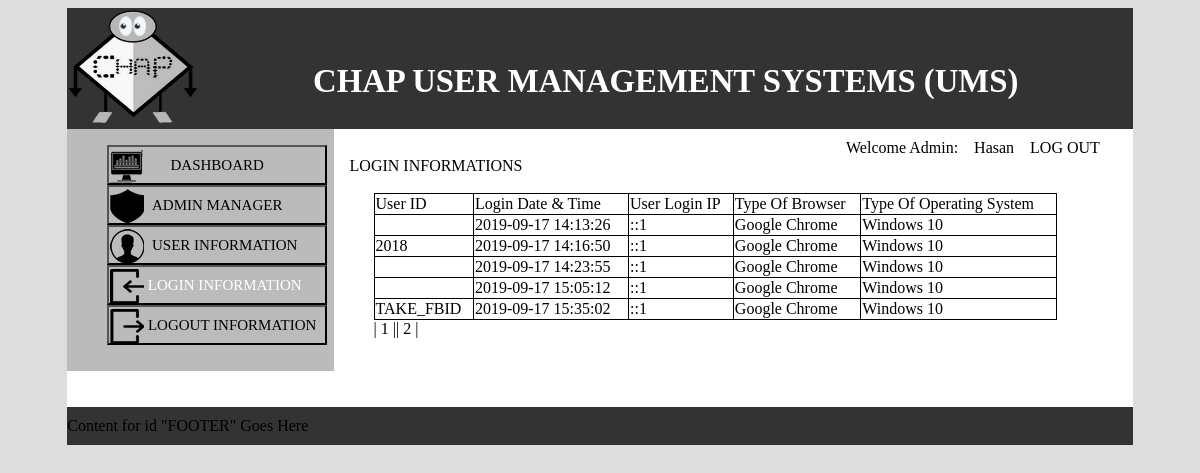
/logininfo.php (signed in), run on the app's committed database.
### tables this page shows
CREATE TABLE IF NOT EXISTS `log_in` (
  `login_id` int(6) NOT NULL AUTO_INCREMENT,
  `usrid` varchar(64) NOT NULL,
  `log_time_date` datetime NOT NULL DEFAULT CURRENT_TIMESTAMP,
  `ip` varchar(64) NOT NULL,
  `type_of_browser` varchar(35) NOT NULL,
  `opsystem` varchar(20) NOT NULL,
  PRIMARY KEY (`login_id`)
);

### PHP/dbadapter.php (called while the page is built, shortened)
<?php
$log_in="log_in";
?>

### logininfo.php (the view, shortened to what this page needs)
<?php
require_once('PHP/dbadapter.php');
?>
<?php
if(!isset($_SESSION["sess_user"]))
{
	header("Location:index.php");
}
else
{
?>
<!DOCTYPE HTML>
<html>
<head>
<link rel="stylesheet" type="text/css" href="CSS/ADMINPNL.css">
</head>
<body>
<div id="CONTAINER" class="container">
  <div id="HEADER" class="header" >
    <div id="INSERT LOGO HERE" class="LOGODIV"><img src="logo/chaplogo.png" width="132" height="117"></div>
    <div id="TITLE HERE" class="TITLEDIV">
      <h3>CHAP USER MANAGEMENT SYSTEMS (UMS)</h3>
    </div>
  </div>
  <div id="NAVBAR" class="sidebar1">
  <ul class="listViewStly">
  <li><button style="background:transparent url(logo/adminpnlicon/dashboard.png) no-repeat left center; width:220px; height:40px; "class="menubottomSTLY"  onclick="location.href='ADMINPANEL.php';"> DASHBOARD </button> </li>
<li><button style="background:transparent url(logo/adminpnlicon/adminmngr.png) no-repeat left center; width:220px; height:40px; " class="menubottomSTLY"onclick="location.href='adminmngr.php';" > ADMIN MANAGER</button></li>
    <li><button style="background: transparent url(logo/adminpnlicon/userico.png) no-repeat left center; width:220px; height:40px;" class="menubottomSTLY" onclick="location.href='usrinfo.php';"> &emsp;USER INFORMATION</button></li>
     <li><button style="background: transparent url(logo/adminpnlicon/login.png) no-repeat left center; width:220px; height:40px; color:#FFFFFF;
      "class="menubottomSTLY"onclick="location.href='logininfo.php';"> &emsp;LOGIN INFORMATION</button></li>
      <li><button style="background:transparent url(logo/adminpnlicon/logout.png) no-repeat left center; width:220px; height:40px;" class="menubottomSTLY"onclick="location.href='logoutinfo.php';" > &emsp;&nbsp; &nbsp; LOGOUT INFORMATION</button></li>
  </ul>
  </div>
  <div class="content" id="CONTENT">
   <div class="LOG_OUT	">Welcome Admin:&emsp;<?=$_SESSION['sess_user'];?>&emsp;<a href="logout.php">LOG OUT</a></div>
 <?php
}
?>
&emsp;LOGIN INFORMATIONS
     <br>
     <br>
     <div class="listtable">
   <?php
require_once('PHP/dbadapter.php');
?>
<?php
$sayfa=$_GET['sayfa'];
if (!is_numeric($sayfa) || $sayfa=="") { $sayfa=1; }
$kacar=5;
$kayit_sayisi=mysqli_fetch_array(mysqli_query($conn,"SELECT COUNT(*) FROM $log_in"));
$sayfa_sayisi=$kayit_sayisi['0']/$kacar;
if ($sayfa_sayisi%$kacar!=0) { $sayfa_sayisi++; }
$nerden=($sayfa*$kacar)-$kacar;
$nereye=($sayfa*$kacar);
$sorgu=mysqli_query($conn,"SELECT * FROM $log_in LIMIT $nerden, $nereye");
echo"<html>
<body>
<table   width=\"90%\" border=1 border-style=\"solid\" bordercolor=\"#000000\" class=\"table2\"  >
<tr >
<td>User ID</td>
<td>Login Date & Time</td>
<td>User Login IP</td>
<td>Type Of Browser</td>
<td>Type Of Operating System</td>
</tr>";
while ($veri=mysqli_fetch_array($sorgu)) {
$Userid=$veri['usrid'];
$LOGDATETIME=$veri['log_time_date'];
$LOGINIP=$veri['ip'];
$TYPEOFBROWSER=$veri['type_of_browser'];
$TYPEOFOS=$veri['opsystem'];
echo "
<tr><td >$Userid</td> <td>$LOGDATETIME</td>  <td>$LOGINIP</td>   <td>$TYPEOFBROWSER </td> <td >$TYPEOFOS</td>
</tr> ";
}
echo "
</table></body></html>";
for ($i=1; $i<=$sayfa_sayisi; $i++) {
echo "| <a href='logininfo.php?sayfa=$i'>$i </a>|";
}
?>
</div>
    <h3>&nbsp;</h3>
  </div>
<div id="FOOTER" class="footer">Content for  id "FOOTER" Goes Here</div>
</div>
</body>
</html>

### CSS/ADMINPNL.css (style rules this page uses)
.LOGODIV { display: inline; }
.TITLEDIV { margin:auto; color:#FFFFFF; position:absolute; left:313px; top:30px; width:auto; font-size: 28px; font-family: "Yu Gothic UI Semibold"; }
.content { padding: 10px 0; width: 75%; float: left; font-family: "Yu Gothic UI Semibold"; }
.container { width: 90%; max-width: 1260px; min-width: 780px; background: #FFF; margin: 0 auto; }
.footer { padding: 10px 0; background: #333333; position: relative; clear: both; }
.sidebar1 { float: left; width: 25%; background: #BBBBBB; padding-bottom: 10px; }
.header { background-color: #333333; }
.listViewStly { list-style:none; }
.menubottomSTLY { font-family: "Yu Gothic UI Semibold"; font-size:15px; }
.listtable { margin-left:5%; }
.table2 { border-collapse: collapse; }
.LOG_OUT { margin-left:60%; text-align:center; }

### logininfo.php (style rules this page uses)
body { background-color: #DDDDDD; }
a:link { color: #000; text-decoration: none; }

### data on the page
log_in: log_time_date "2019-09-17 14:13:26", ip "::1", type_of_browser "Google Chrome", opsystem "Windows 10"
log_in: usrid "2018", log_time_date "2019-09-17 14:16:50", ip "::1", type_of_browser "Google Chrome", opsystem "Windows 10"
log_in: log_time_date "2019-09-17 14:23:55", ip "::1", type_of_browser "Google Chrome", opsystem "Windows 10"
log_in: log_time_date "2019-09-17 15:05:12", ip "::1", type_of_browser "Google Chrome", opsystem "Windows 10"
log_in: usrid "TAKE_FBID", log_time_date "2019-09-17 15:35:02", ip "::1", type_of_browser "Google Chrome", opsystem "Windows 10"

### other printed values
$_SESSION['sess_user'] "Hasan"
